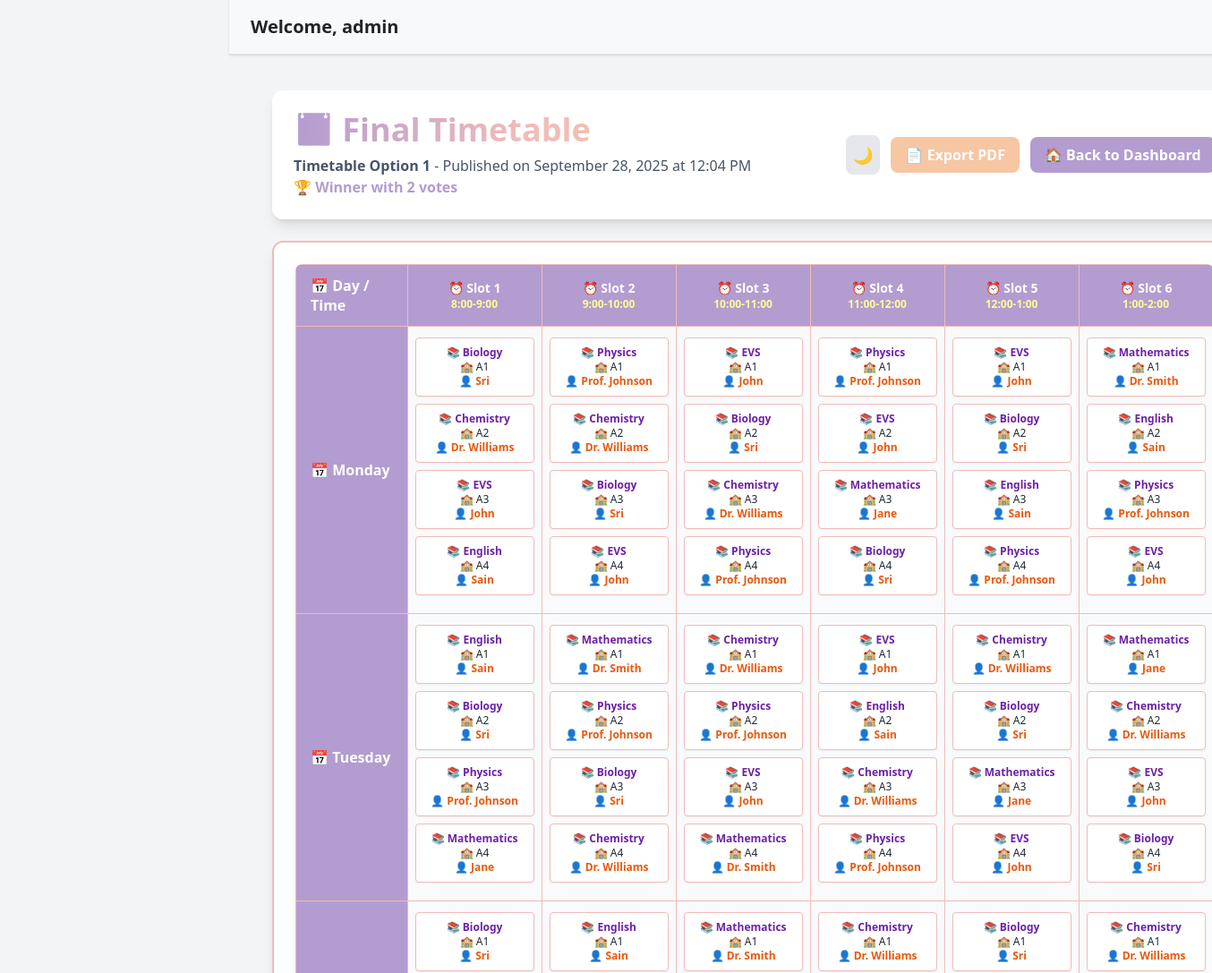
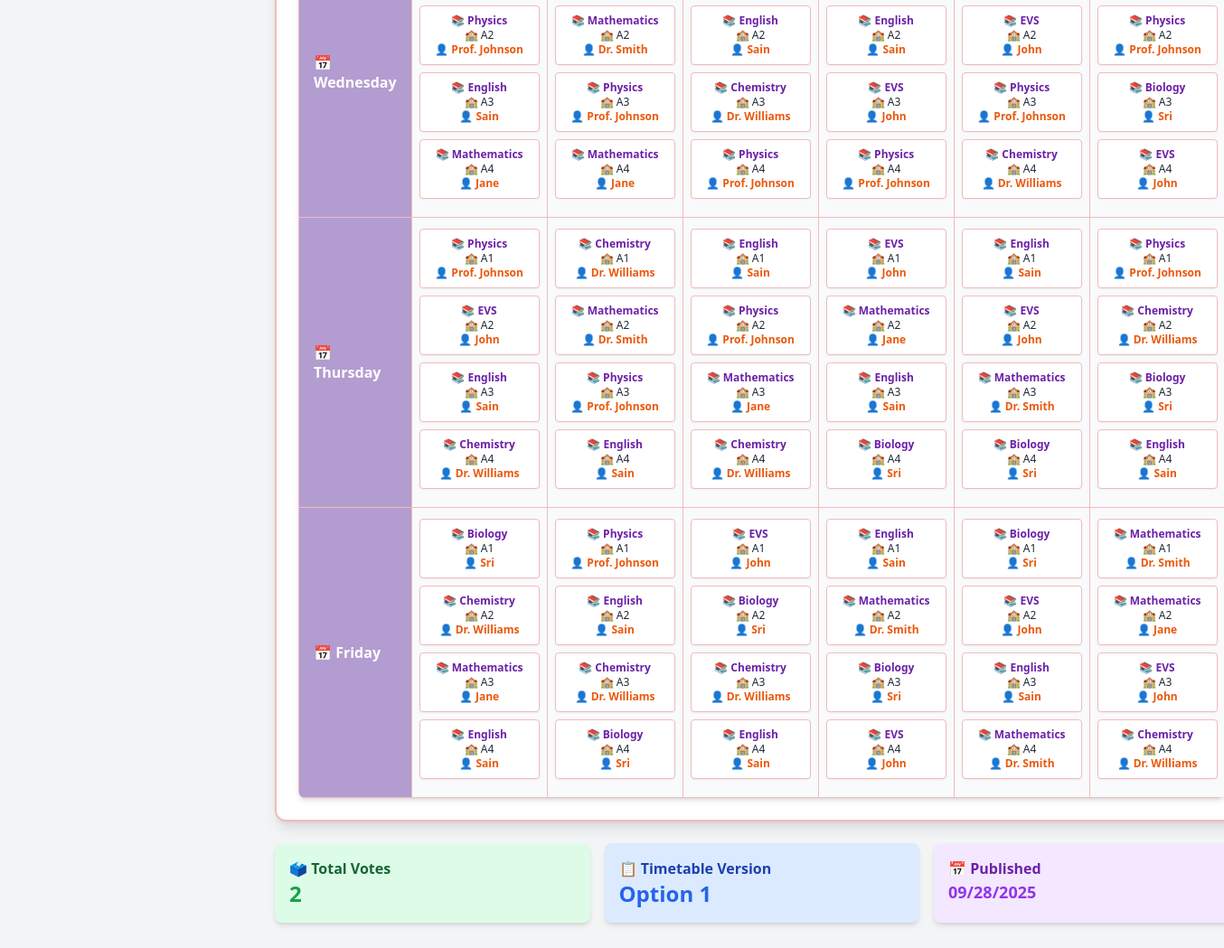
Page /published_timetable (signed in) on the committed database (2 pictures, top to bottom).
### app/models.py (models this page shows, shortened)
class User(UserMixin, db.Model):
    id = db.Column(db.Integer, primary_key=True)
    username = db.Column(db.String(150), unique=True, nullable=False)
    password = db.Column(db.String(150), nullable=False)
    role = db.Column(db.String(50), nullable=False, default='faculty')  # 'scheduler' or 'faculty'
    faculty_id = db.Column(db.Integer, db.ForeignKey('faculty.id'), nullable=True)  # Link to faculty record
    faculty = db.relationship('Faculty', backref='user_account')
    votes = db.relationship('Vote', backref='user')

class Timetable(db.Model):
    id = db.Column(db.Integer, primary_key=True)
    name = db.Column(db.String(150), nullable=True)
    data = db.Column(db.Text, nullable=False)
    version = db.Column(db.Integer, nullable=False, default=1)  # 1, 2, or 3 for the three options
    session_id = db.Column(db.String(100), nullable=False)  # Groups the 3 timetables together
    created_at = db.Column(db.DateTime, default=datetime.utcnow)
    is_active = db.Column(db.Boolean, default=True)  # Current voting session
    vote_count = db.Column(db.Integer, default=0)  # Total votes for this timetable
    is_published = db.Column(db.Boolean, default=False)  # Marks the winning timetable as published
    published_at = db.Column(db.DateTime, nullable=True)  # When the results were published
    votes = db.relationship('Vote', backref='timetable')

### app/routes.py (the view)
@main.route("/published_timetable")
@login_required
def get_published_timetable():
    published_timetable = Timetable.query.filter_by(is_published=True).order_by(Timetable.published_at.desc()).first()
    if not published_timetable:
        flash('No published timetable available yet.', 'info')
        return redirect(url_for('main.dashboard'))
    timetable_data = json.loads(published_timetable.data)
    consolidated_data = consolidate_timetables(timetable_data)
    return render_template('published_timetable.html',
                         timetable=published_timetable,
                         consolidated_data=consolidated_data,
                         current_user=current_user)

### app/routes.py (called while the page is built)
@login_manager.user_loader
def load_user(user_id):
    return User.query.get(int(user_id))

### app/templates/published_timetable.html (shortened to what this page needs)
﻿{% extends 'base.html' %} {% block title %}Published Timetable{% endblock %} {%
block content %}
<script src="https://cdn.tailwindcss.com"></script>
<div
  class="container mx-auto mt-2 px-4 bg-gray-100 dark:bg-gray-900 text-slate-700 dark:text-gray-300 min-h-screen transition-colors duration-300"
>
  <div
    class="flex justify-between items-center mb-6 bg-white dark:bg-gray-800 p-6 rounded-xl shadow-lg transition-colors duration-300 animate-on-load"
  >
    <div>
      <h1
        class="text-4xl font-extrabold bg-gradient-to-r from-custom-purple via-custom-pink to-custom-orange bg-clip-text text-transparent animate-slide-left"
      >
      </h1>
      <p class="text-slate-600 dark:text-gray-400 mt-2">
        <strong>{{ timetable.name }}</strong> - Published on {{
        timetable.published_at.strftime('%B %d, %Y at %I:%M %p') }}
      </p>
      <p class="text-custom-purple font-semibold">
        🏆 Winner with {{ timetable.vote_count }} votes
      </p>
    </div>
    <div class="flex gap-3 items-center">
      <button
        id="darkModeToggle"
        class="p-2 rounded-lg bg-gray-200 dark:bg-gray-600 hover:bg-gray-300 dark:hover:bg-gray-500 transition-all duration-300 dark-mode-toggle"
        title="Toggle dark mode"
      >
        <span class="text-gray-600 dark:text-yellow-400 text-lg">🌙</span>
      </button>
      <a
        href="{{ url_for('main.export_timetable_pdf') }}"
        class="bg-custom-orange hover:bg-custom-peach text-white font-bold py-2 px-4 rounded-lg transition-all duration-300 btn-animated"
      >
        📄 Export PDF
      </a>
      <a
        href="{{ url_for('main.dashboard') }}"
        class="bg-custom-purple hover:bg-custom-pink text-white font-bold py-2 px-4 rounded-lg transition-all duration-300 btn-animated"
      >
        🏠 Back to Dashboard
      </a>
    </div>
  </div>
  <div
    class="bg-white dark:bg-gray-800 rounded-xl shadow-lg p-6 border-2 border-custom-pink card-hover transition-colors duration-300 animate-on-load"
  >
    <div class="overflow-x-auto rounded-lg shadow-md">
      <table class="min-w-full border-collapse border border-custom-purple">
        <thead class="bg-custom-purple text-white">
          <tr>
            <th class="px-4 py-3 text-left border border-custom-pink font-bold">
              📅 Day / Time
            </th>
            {% for slot in ['Slot 1', 'Slot 2', 'Slot 3', 'Slot 4', 'Slot 5',
            'Slot 6'] %}
            <th
              class="px-4 py-3 text-center border border-custom-pink font-bold min-w-[150px]"
            >
              <div class="text-sm font-bold">⏰ {{ slot }}</div>
              <div class="text-xs text-custom-yellow">
                {% if slot == 'Slot 1' %}8:00-9:00{% endif %} {% if slot ==
                'Slot 2' %}9:00-10:00{% endif %} {% if slot == 'Slot 3'
                %}10:00-11:00{% endif %} {% if slot == 'Slot 4' %}11:00-12:00{%
                endif %} {% if slot == 'Slot 5' %}12:00-1:00{% endif %} {% if
                slot == 'Slot 6' %}1:00-2:00{% endif %}
              </div>
            </th>
            {% endfor %}
          </tr>
        </thead>
        <tbody class="bg-gray-50 dark:bg-gray-700">
          {% for day in ['Monday', 'Tuesday', 'Wednesday', 'Thursday', 'Friday']
          %}
          <tr
            class="hover:bg-custom-peach dark:hover:bg-gray-600 transition-all duration-300"
          >
            <td
              class="px-4 py-3 font-semibold border border-custom-pink bg-custom-purple text-white"
            >
              📅 {{ day }}
            </td>
            {% for slot in ['Slot 1', 'Slot 2', 'Slot 3', 'Slot 4', 'Slot 5',
            'Slot 6'] %}
            <td
              class="px-2 py-3 border border-custom-pink text-center align-top"
            >
              {% if consolidated_data[day][slot] %} {% for class_info in
              consolidated_data[day][slot] %} {% set parts =
              class_info.split('|') %} {% if parts|length >= 3 %}
              <div
                class="mb-2 p-2 bg-white dark:bg-gray-600 rounded text-xs border border-custom-pink shadow-sm hover:shadow-md transition-all duration-300"
              >
                <div class="font-bold text-purple-800 dark:text-purple-300">
                  📚 {{ parts[0] }}
                </div>
                <div class="text-gray-800 dark:text-gray-200 font-medium">
                  🏫 {{ parts[1] }}
                </div>
                <div class="text-orange-600 dark:text-orange-400 font-semibold">
                  👤 {{ parts[2] }}
                </div>
              </div>
              {% endif %} {% endfor %} {% else %}
              <span class="text-gray-600 dark:text-gray-400 text-sm font-medium"
                >🌅 Free Period</span
              >
              {% endif %}
            </td>
            {% endfor %}
          </tr>
          {% endfor %}
        </tbody>
      </table>
    </div>
  </div>
  <div class="mt-6 grid grid-cols-1 md:grid-cols-3 gap-4 animate-on-load">
    <div
      class="bg-green-100 dark:bg-green-900 p-4 rounded-lg shadow-md card-hover transition-colors duration-300"
    >
      <h4 class="font-bold text-green-800 dark:text-green-300">
        🗳️ Total Votes
      </h4>
      <p class="text-2xl font-bold text-green-600 dark:text-green-400">
        {{ timetable.vote_count }}
      </p>
    </div>
    <div
      class="bg-blue-100 dark:bg-blue-900 p-4 rounded-lg shadow-md card-hover transition-colors duration-300"
    >
      <h4 class="font-bold text-blue-800 dark:text-blue-300">
        📋 Timetable Version
      </h4>
      <p class="text-2xl font-bold text-blue-600 dark:text-blue-400">
        Option {{ timetable.version }}
      </p>
    </div>
    <div
      class="bg-purple-100 dark:bg-purple-900 p-4 rounded-lg shadow-md card-hover transition-colors duration-300"
    >
      <h4 class="font-bold text-purple-800 dark:text-purple-300">
        📅 Published
      </h4>
      <p class="text-lg font-bold text-purple-600 dark:text-purple-400">
        {{ timetable.published_at.strftime('%m/%d/%Y') }}
      </p>
    </div>
  </div>
</div>
{% endblock %}

### app/templates/base.html (shortened to what this page needs)
<!DOCTYPE html>
<html lang="en">
  <head>
    <script src="https://cdn.tailwindcss.com"></script>
  </head>
  <body class="bg-gray-100 text-gray-800 flex h-screen overflow-hidden">
    <div class="flex-1 flex flex-col ml-0 md:ml-64">
      <header
        class="shadow px-6 py-4 flex justify-between items-center"
        style="background-color: #f8f9fa; border-bottom: 1px solid #dee2e6"
      >
        <h2
          class="text-xl font-semibold"
          style="color: #212529 !important; font-weight: 600"
        >
          Welcome, {{ current_user.username }}
        </h2>
      </header>
      <main class="flex-1 p-8 overflow-y-auto">
        {% block content %}{% endblock %}
      </main>
    </div>
  </body>
</html>

### app/templates/published_timetable.html (style rules this page uses)
.animate-on-load { animation: fadeInUp 0.8s ease-out; }
.animate-slide-left { animation: slideInLeft 0.6s ease-out; }
.card-hover { transition: all 0.4s cubic-bezier(0.4, 0, 0.2, 1); }
.btn-animated { transition: all 0.3s cubic-bezier(0.4, 0, 0.2, 1); }
.dark-mode-toggle { transition: all 0.3s cubic-bezier(0.4, 0, 0.2, 1); }

### rows in the picture
User: username "admin"
Timetable: name "Timetable Option 1", published_at "September 28, 2025 at 12:04 PM", vote_count "2", version "1", published_at "09/28/2025"

### other values in the picture
{{ slot }} "Slot 1" "Slot 2" "Slot 3" "Slot 4" "Slot 5" "Slot 6"
{{ day }} "Monday" "Tuesday" "Wednesday" "Thursday" "Friday"
{{ parts[0] }} "Biology" "Chemistry" "EVS" "English" "Physics" "Chemistry" "Biology" "EVS" "EVS" "Biology" "Chemistry" "Physics" "Physics" "EVS" "Mathematics" "Biology" "EVS" "Biology" "English" "Physics" "Mathematics" "English" "Physics" "EVS" "English" "Biology" "Physics" "Mathematics" "Mathematics" "Physics" "Biology" "Chemistry" "Chemistry" "Physics" "EVS" "Mathematics" "EVS" "English" "Chemistry" "Physics" "Chemistry" "Biology" "Mathematics" "EVS" "Mathematics" "Chemistry" "EVS" "Biology" "Biology" "Physics" "English" "Mathematics" "English" "Mathematics" "Physics" "Mathematics" "Mathematics" "English" "Chemistry" "Physics" "Chemistry" "English" "EVS" "Physics" "Biology" "EVS" "Physics" "Chemistry" "Chemistry" "Physics" "Biology" "EVS" "Physics" "EVS" "English" "Chemistry" "Chemistry" "Mathematics" "Physics" "English" "English" "Physics" "Mathematics" "Chemistry" "EVS" "Mathematics" "English" "Biology" "English" "EVS" "Mathematics" "Biology" "Physics" "Chemistry" "Biology" "English" "Biology" "Chemistry" "Mathematics" "English" "Physics" "English" "Chemistry" "Biology" "EVS" "Biology" "Chemistry" "English" "English" "Mathematics" "Biology" "EVS" "Biology" "EVS" "English" "Mathematics" "Mathematics" "Mathematics" "EVS" "Chemistry"
{{ parts[1] }} "A1" "A2" "A3" "A4" "A1" "A2" "A3" "A4" "A1" "A2" "A3" "A4" "A1" "A2" "A3" "A4" "A1" "A2" "A3" "A4" "A1" "A2" "A3" "A4" "A1" "A2" "A3" "A4" "A1" "A2" "A3" "A4" "A1" "A2" "A3" "A4" "A1" "A2" "A3" "A4" "A1" "A2" "A3" "A4" "A1" "A2" "A3" "A4" "A1" "A2" "A3" "A4" "A1" "A2" "A3" "A4" "A1" "A2" "A3" "A4" "A1" "A2" "A3" "A4" "A1" "A2" "A3" "A4" "A1" "A2" "A3" "A4" "A1" "A2" "A3" "A4" "A1" "A2" "A3" "A4" "A1" "A2" "A3" "A4" "A1" "A2" "A3" "A4" "A1" "A2" "A3" "A4" "A1" "A2" "A3" "A4" "A1" "A2" "A3" "A4" "A1" "A2" "A3" "A4" "A1" "A2" "A3" "A4" "A1" "A2" "A3" "A4" "A1" "A2" "A3" "A4" "A1" "A2" "A3" "A4"
{{ parts[2] }} "Sri" "Dr. Williams" "John" "Sain" "Prof. Johnson" "Dr. Williams" "Sri" "John" "John" "Sri" "Dr. Williams" "Prof. Johnson" "Prof. Johnson" "John" "Jane" "Sri" "John" "Sri" "Sain" "Prof. Johnson" "Dr. Smith" "Sain" "Prof. Johnson" "John" "Sain" "Sri" "Prof. Johnson" "Jane" "Dr. Smith" "Prof. Johnson" "Sri" "Dr. Williams" "Dr. Williams" "Prof. Johnson" "John" "Dr. Smith" "John" "Sain" "Dr. Williams" "Prof. Johnson" "Dr. Williams" "Sri" "Jane" "John" "Jane" "Dr. Williams" "John" "Sri" "Sri" "Prof. Johnson" "Sain" "Jane" "Sain" "Dr. Smith" "Prof. Johnson" "Jane" "Dr. Smith" "Sain" "Dr. Williams" "Prof. Johnson" "Dr. Williams" "Sain" "John" "Prof. Johnson" "Sri" "John" "Prof. Johnson" "Dr. Williams" "Dr. Williams" "Prof. Johnson" "Sri" "John" "Prof. Johnson" "John" "Sain" "Dr. Williams" "Dr. Williams" "Dr. Smith" "Prof. Johnson" "Sain" "Sain" "Prof. Johnson" "Jane" "Dr. Williams" "John" "Jane" "Sain" "Sri" "Sain" "John" "Dr. Smith" "Sri" "Prof. Johnson" "Dr. Williams" "Sri" "Sain" "Sri" "Dr. Williams" "Jane" "Sain" "Prof. Johnson" "Sain" "Dr. Williams" "Sri" "John" "Sri" "Dr. Williams" "Sain" "Sain" "Dr. Smith" "Sri" "John" "Sri" "John" "Sain" "Dr. Smith" "Dr. Smith" "Jane" "John" "Dr. Williams"
